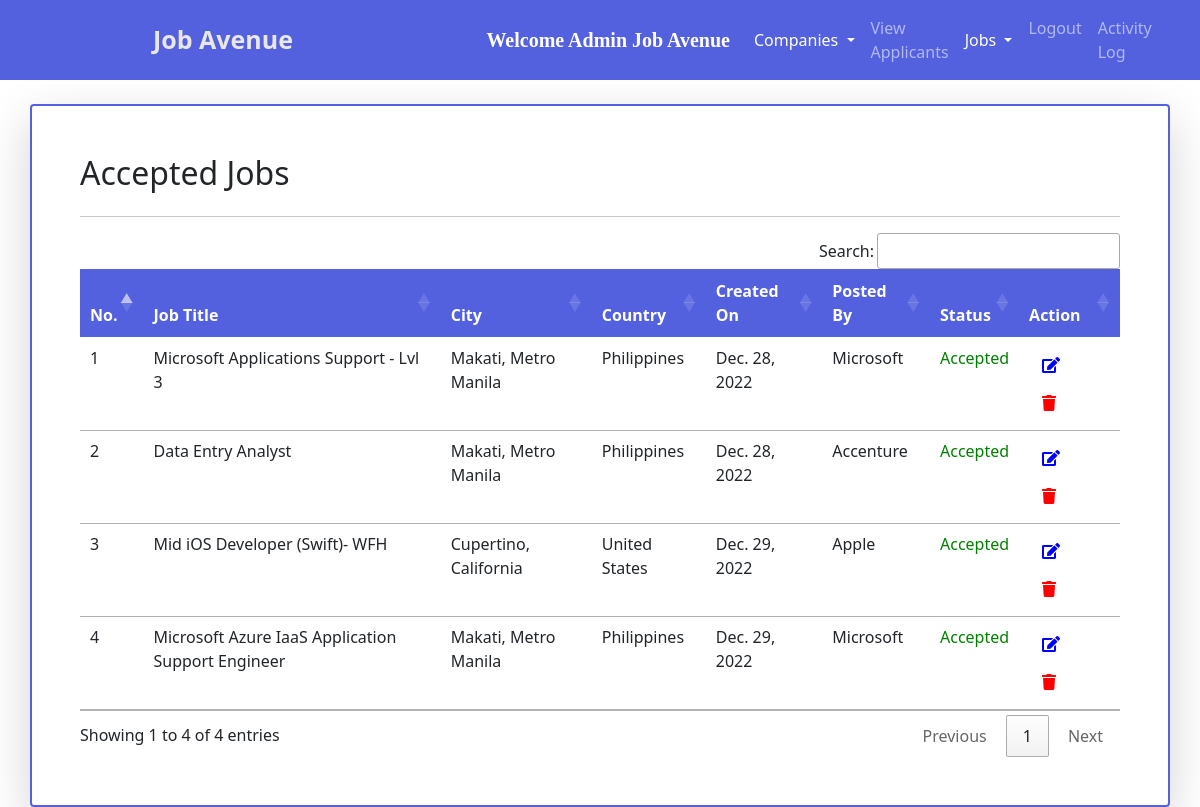
The page /accepted_jobs/ (signed in) on the database its author committed.
### jobs/models.py (models this page shows, shortened)
class Job(models.Model):
    company = models.ForeignKey(Company, on_delete=models.CASCADE)
    start_date = models.DateField()
    end_date = models.DateField()
    title = models.CharField(max_length=200)
    job_type =  models.CharField(max_length=10,default="FULL-TIME")
    salary = models.FloatField()
    image = models.ImageField(upload_to="")
    description = models.TextField(max_length=400)
    experience = models.CharField(max_length=100)
    city = models.CharField(max_length=100,default="")
    country = models.CharField(max_length=100,default="")
    skills = models.CharField(max_length=200)
    status = models.CharField(max_length=10)
    creation_date = models.DateField()

class Company(models.Model):
    user = models.ForeignKey(User, on_delete=models.CASCADE,unique=True)
    phone = models.CharField(max_length=10)
    image = models.ImageField(upload_to="")
    gender =  models.CharField(max_length=10,choices=GENDER_CHOICES,default="MALE")
    type = models.CharField(max_length=15)
    status = models.CharField(max_length=20)
    company_name = models.CharField(max_length=100)
    def __str__ (self):
        return self.company_name

### jobs/views.py (the view)
# urls.py: path("accepted_jobs/",views.accepted_jobs,name="accepted_jobs"),
def accepted_jobs(request):
    if not request.user.is_authenticated:
        return redirect("/user_login")
    if not request.user.is_staff:
        return redirect('/')
    jobs = Job.objects.filter(status="Accepted")
    return render(request,"accepted_jobs.html",{'jobs':jobs})

### jobs/templates/accepted_jobs.html (shortened to what this page needs)
{% extends 'admin_navbar.html' %}
{% block body %}
<div class="container mt-4 shadow-lg px-5 py-5 rounded " style="border:2px solid #5361df;">
    <div class="row">
        <div class="form-group col-md-6">
            <h2>Accepted Jobs</h2>
        </div>
    </div>
    <hr>
    <table class="table table-hover" id="example">
        <thead>
            <tr>
                <th>No.</th>
                <th>Job Title</th>
                <th>City</th>
                <th>Country</th>
                <th>Created On</th>
                <th>Posted By</th>
                <th>Status</th>
                <th>Action</th>
            </tr>
        </thead>
        <tbody>
            {% for job in jobs %}
            <tr>
                <td>{{forloop.counter}}</td>
                <td>{{job.title}}</td>
                <td>{{job.city}}</td>
                <td>{{job.country}}</td>
                <td>{{job.creation_date}}</td>
                <td>{{job.company}}</td>
                <td style="color:green;">{{job.status}}</td>
                <td><a href="/admin_editjob/{{job.id}}/" class="btn"><i class="fa fa-edit" style="color:blue;"></i></a>
                    <a href="/admin_deletejob/{{job.id}}/" class="btn"
                onclick="return confirm('Are you sure you want to delete this listing?')"><i
                    class="fa fa-trash" style="color:red;"></i></a>
                </td>
            </tr>
            {% endfor %}
        </tbody>
    </table>
    </div>
{% endblock body %}

### jobs/templates/admin_navbar.html (shortened to what this page needs)
<!doctype html>
<html lang="en">
<head>
  <link href="https://cdn.jsdelivr.net/npm/bootstrap@5.0.2/dist/css/bootstrap.min.css" rel="stylesheet"
>
    <link rel="stylesheet" href="https://cdnjs.cloudflare.com/ajax/libs/font-awesome/5.15.3/css/all.min.css">
  <link rel="stylesheet" href="https://cdn.datatables.net/1.10.25/css/jquery.dataTables.min.css">
  <link rel="stylesheet" href="https://cdn.datatables.net/buttons/1.7.1/css/buttons.dataTables.min.css">
</head>
<body>
  <nav class="navbar navbar-expand-lg navbar-dark">
    <a class="navbar-brand" href="/"><span class="head1" style="margin-left:153px;">Job Avenue</span></a>
    <div class="container w-50">
      <div class="collapse navbar-collapse pull-right" id="navbarSupportedContent">
        <a class="navbar-brand" style="font-weight: bold; font-family: 'Times New Roman', Times, serif;"
          href="#">Welcome {{request.user.get_full_name}}
        </a>
        <ul class="navbar-nav me-auto mb-2 mb-lg-0">
          <div class="collapse navbar-collapse" id="navbarNavDarkDropdown">
            <ul class="navbar-nav">
              <li class="nav-item dropdown">
                <a class="nav-link active dropdown-toggle" href="#" id="navbarDarkDropdownMenuLink" role="button"
                  data-bs-toggle="dropdown" aria-expanded="false">
                  Companies
                </a>
              </li>
            </ul>
          </div>
          <li class="nav-item">
            <a class="nav-link {% block view_applicants %} {% endblock %}" href="/view_applicants/">View Applicants</a>
          </li>
          <div class="collapse navbar-collapse" id="navbarNavDarkDropdown">
            <ul class="navbar-nav">
              <li class="nav-item dropdown">
                <a class="nav-link active dropdown-toggle" href="#" id="navbarDarkDropdownMenuLink" role="button"
                  data-bs-toggle="dropdown" aria-expanded="false">
                  Jobs
                </a>
              </li>
            </ul>
          </div>
          <li class="nav-item" id="nav-item">
            <a class="nav-link pointer">Logout</a>
          </li>
          <li class="nav-item" id="nav-item">
            <a class="nav-link" href="/activity_logs/">Activity Log</a>
          </li>
        </ul>
      </div>
    </div>
  </nav>
  {% block body %}
  {% endblock %}
</body>
</html>

### jobs/templates/admin_navbar.html (style rules this page uses)
.navbar { background-color: #5361df; }
.head1 { color: #e9e7e6; font-size: 25px; font-weight: bold; height: 50px; margin-left: 15px; }
.pull-right { float: right; margin-left: 20px; }
.pointer { cursor: pointer; }

### jobs/templates/accepted_jobs.html (style rules this page uses)
table { border-collapse: collapse; width: 100%; }
th, td { text-align: left; padding: 8px; }
thead { background-color: #5361df; }
th { color: white; margin-top:10px; }

### rows shown on the page
Job: title "Microsoft Applications Support - Lvl 3", city "Makati, Metro Manila", country "Philippines", creation_date "Dec. 28, 2022", company "Microsoft", status "Accepted"
Job: title "Data Entry Analyst", city "Makati, Metro Manila", country "Philippines", creation_date "Dec. 28, 2022", company "Accenture", status "Accepted"
Job: title "Mid iOS Developer (Swift)- WFH", city "Cupertino, California", country "United States", creation_date "Dec. 29, 2022", company "Apple", status "Accepted"
Job: title "Microsoft Azure IaaS Application Support Engineer", city "Makati, Metro Manila", country "Philippines", creation_date "Dec. 29, 2022", company "Microsoft", status "Accepted"

### other values the page prints
{{ request.user.get_full_name }} "Admin Job Avenue"
